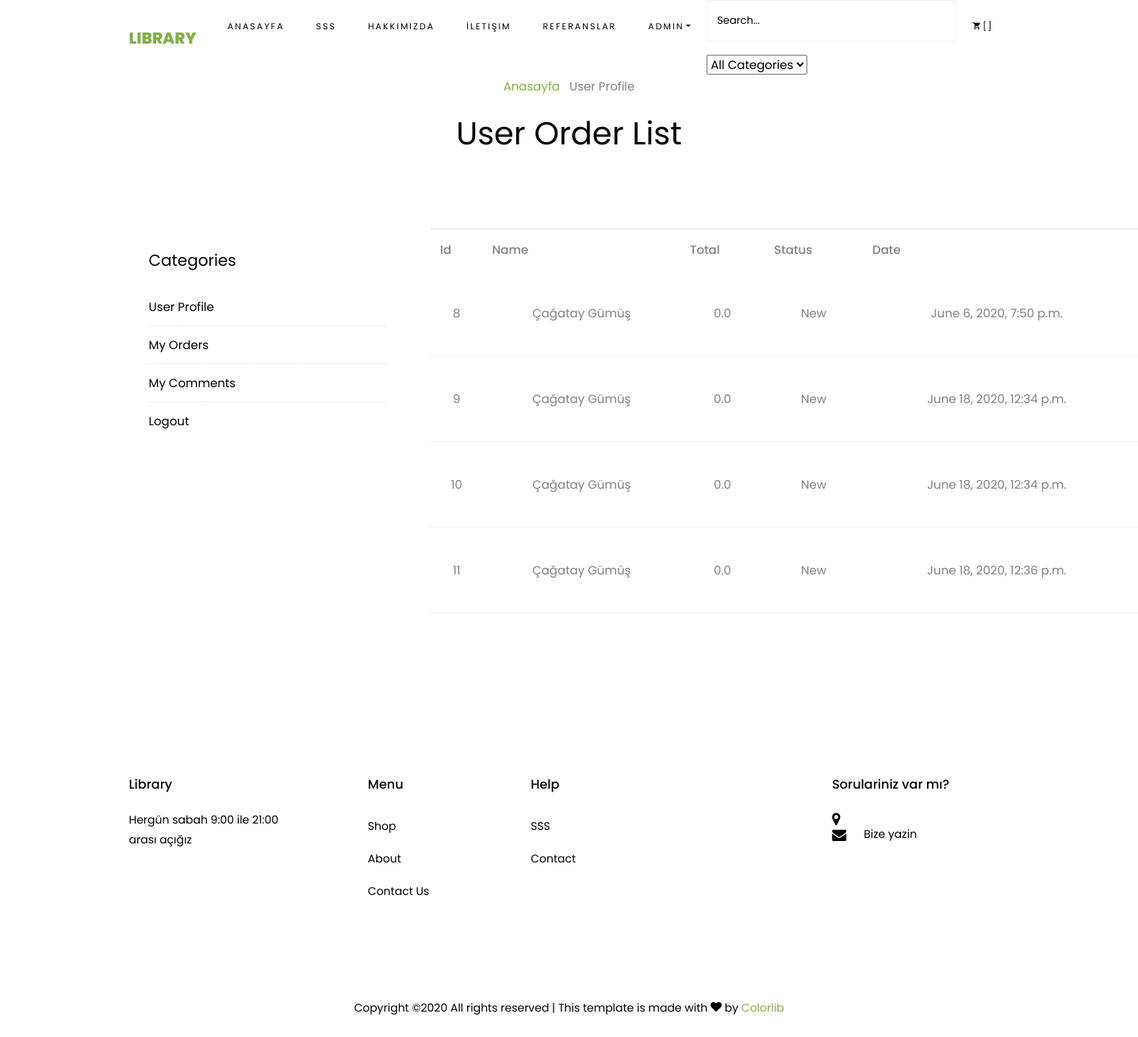
Screenshot of /user/orders/ (signed in) with the database file from the repository.
### order/models.py (models this page shows, shortened)
class Order(models.Model):
    STATUS = (
        ('New','New'),
        ('Accepted', 'Accepted'),
        ('Preaparing', 'Preaparing'),
        ('OnShipping', 'OnShipping'),
        ('Completed', 'Completed'),
        ('Canceled', 'Canceled'),
    )
    user = models.ForeignKey(User, on_delete=models.SET_NULL, null=True)
    code = models.CharField(max_length=5, editable=False)
    first_name = models.CharField(max_length=10)
    last_name = models.CharField(max_length=10)
    phone = models.CharField(max_length=10)
    address = models.CharField(blank=True, max_length=150)
    city = models.CharField(blank=True, max_length=20)
    country = models.CharField(blank=True, max_length=20)
    total = models.FloatField()
    status = models.CharField(max_length=20,choices=STATUS,default='New')
    ip = models.CharField(blank=True, max_length=20)
    adminnote = models.CharField(blank=True, max_length=100)
    create_at = models.DateTimeField(auto_now_add=True)
    update_at = models.DateTimeField(auto_now=True)

### user/views.py (the view)
# urls.py: path('orders/', views.orders, name='orders'),
@login_required(login_url='/login')
def orders(request):
    category = Category.objects.all()
    current_user = request.user
    orders = Order.objects.filter(user_id=current_user.id)
    context={
        'category': category,
        'orders': orders,
    }
    return render(request, 'user_orders.html',context)

### user/templates/user_orders.html (shortened to what this page needs)
{% extends 'homebase.html' %}
{% load static %}
{% block content %}
<!DOCTYPE html>
<html lang="en">
<head>
	<link rel="stylesheet" href="css/open-iconic-bootstrap.min.css">
	<link rel="stylesheet" href="css/animate.css">
	<link rel="stylesheet" href="css/owl.carousel.min.css">
	<link rel="stylesheet" href="css/owl.theme.default.min.css">
	<link rel="stylesheet" href="css/magnific-popup.css">
	<link rel="stylesheet" href="css/aos.css">
	<link rel="stylesheet" href="css/ionicons.min.css">
	<link rel="stylesheet" href="css/bootstrap-datepicker.css">
	<link rel="stylesheet" href="css/jquery.timepicker.css">
	<link rel="stylesheet" href="css/flaticon.css">
	<link rel="stylesheet" href="css/icomoon.css">
	<link rel="stylesheet" href="css/style.css">
</head>
<body class="goto-here">
<div >
	<div class="container">
		<div class="row no-gutters slider-text align-items-center justify-content-center">
			<div class="col-md-9 ftco-animate text-center">
				<p class="breadcrumbs"><span class="mr-2"><a href="/">Anasayfa</a></span> <span>User Profile</span></p>
				<h1 class="mb-0 bread">User Order List</h1>
			</div>
		</div>
	</div>
</div>
<section class="ftco-section ftco-degree-bg">
	<div class="container">
		<div class="row">
			<div class="col-lg-4 sidebar ftco-animate">
				{% include "user_panel.html" %}
			</div>
			<div class="col-lg-8 ftco-animate">
				<table class="table">
					<tr>
						<th class="text-left">Id</th>
						<th class="text-left"> Name</th>
						<th class="text-left">Total</th>
						<th class="text-left">Status</th>
						<th class="text-left">Date</th>
						<th class="text-left">Detail</th>
					</tr>
					{% for rs in orders %}
					<tr>
						<td class="text-left">{{ rs.id }}</td>
						<td class="text-left">{{ rs.first_name }} {{ rs.last_name }}</td>
						<td class="text-left">{{ rs.total }}</td>
						<td class="text-left">{{ rs.status }}</td>
						<td class="text-left">{{ rs.create_at }}</td>
						<td class="text-left"><a class="btn-default" href="/user/orderdetail/{{ rs.id }}">Detay </a></td>
					</tr>
					{% endfor %}
				</table>
			</div>
		</div>
	</div>
</section>
</body>
</html>
{% endblock %}

### home/templates/header.html (shortened to what this page needs)
{% load static %}
{% load mptt_tags %}
<link rel="stylesheet" href="https://ajax.googleapis.com/ajax/libs/jqueryui/1.11.4/themes/smoothness/jquery-ui.css">
<nav class="navbar navbar-expand-lg navbar-dark ftco_navbar bg-dark ftco-navbar-light" id="ftco-navbar">
    <div class="container">
        <a class="navbar-brand" href="/">Library</a>
        <div class="collapse navbar-collapse" id="ftco-nav">
            <ul class="navbar-nav ml-auto">
                <li class="nav-item active"><a href="/" class="nav-link">Anasayfa</a></li>
                <li class="nav-item active"><a href="/sss" class="nav-link">SSS</a></li>
                <li class="nav-item"><a href="/hakkimizda" class="nav-link">Hakkımızda</a></li>
                <li class="nav-item"><a href="/iletisim" class="nav-link">İletişim</a></li>
                <li class="nav-item"><a href="/referanslar" class="nav-link">Referanslar</a></li>
                {% if user.id is not None %}
                <li class="nav-item dropdown">
                    <a class="nav-link dropdown-toggle" href="/user" id="dropdown04" data-toggle="dropdown" aria-haspopup="true" aria-expanded="false">{{ user.username }}</a>
                </li>
                {% else %}
                <li class="nav-item"><a href="/login/" class="text-uppercase">Login</a> / <a href="/signup/" class="text-uppercase">Sign Up</a></li>
                {% endif %}
                <li>
                    <form action="/search/" class="search-form" method="post">
                        <div class="form-group">
                            <input name="query" id="query" type="text" class="form-control" placeholder="Search...">
                        </div>
                        <select name="catid" class="input search-categories">
                            <option value="0">All Categories</option>
                        </select>
                    </form>
                </li>
                <li class="nav-item cta cta-colored"><a href="/shopcart" class="nav-link"><span class="icon-shopping_cart"></span>[{{ request.session.cart_items }}]</a></li>
            </ul>
        </div>
    </div>
</nav>

### home/static/css/icomoon.css (style rules this page uses)
[class^="icon-"], [class*=" icon-"] { font-family: 'icomoon' !important; speak: none; font-style: normal; font-weight: normal; font-variant: normal; text-transform: none; line-height: 1; -webkit-font-smoothing: antialiased; -moz-osx-font-smoothing: grayscale; }
.icon-shopping_cart:before { content: "\e8cc"; }

### TEMPS/css/icomoon.css (style rules this page uses)
[class^="icon-"], [class*=" icon-"] { font-family: 'icomoon' !important; speak: none; font-style: normal; font-weight: normal; font-variant: normal; text-transform: none; line-height: 1; -webkit-font-smoothing: antialiased; -moz-osx-font-smoothing: grayscale; }

### rows the page displays
Order: id "8", first_name "Çağatay", last_name "Gümüş", total "0.0", status "New", create_at "June 6, 2020, 7:50 p.m."
Order: id "9", first_name "Çağatay", last_name "Gümüş", total "0.0", status "New", create_at "June 18, 2020, 12:34 p.m."
Order: id "10", first_name "Çağatay", last_name "Gümüş", total "0.0", status "New", create_at "June 18, 2020, 12:34 p.m."
Order: id "11", first_name "Çağatay", last_name "Gümüş", total "0.0", status "New", create_at "June 18, 2020, 12:36 p.m."

### other values shown
{{ user.username }} "ADMIN"
